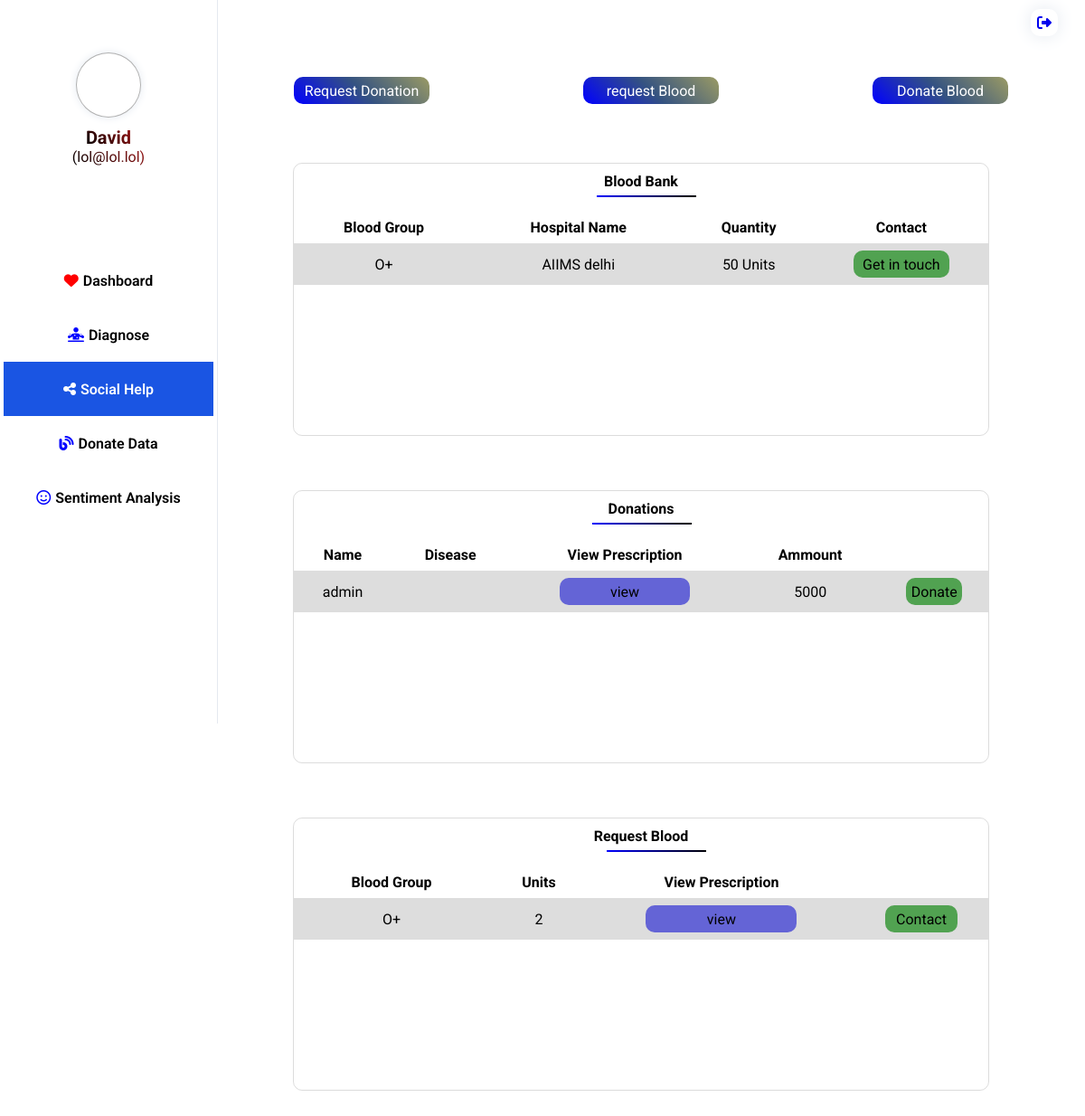
The app's page /social (signed in) with its own data.
### diagnose/models.py (models this page shows)
class blood_bank(models.Model):
    group = models.CharField(max_length=10)
    name = models.CharField(max_length=200)
    quantity = models.IntegerField()
    email = models.CharField(max_length=200)

class donations(models.Model):
    name = models.ForeignKey(User,on_delete=models.CASCADE)
    disease = models.CharField(max_length=200)
    ammount = models.CharField(max_length=200)
    prescription = models.ImageField()

class request_blood_public(models.Model):
    requester = models.ForeignKey(User,on_delete=models.CASCADE)
    group = models.CharField(max_length=10)
    units = models.IntegerField()
    pres = models.ImageField()

### diagnose/views.py (the view, shortened to what this page needs)
# urls.py: path('social',social_help),
@login_required
@login_required
def social_help(request):
    blood = blood_bank.objects.all()
    donation = donations.objects.all()
    brequest = request_blood_public.objects.all()
    context = {
        'blood':blood,
        'donation': donation,
        'brequest':brequest
    }
    return render(request, 'social-help.html',context=context)

### templates/social-help.html (shortened to what this page needs)
<!DOCTYPE html>
<html lang="en">
<head>
</head>
<body>
    <a href="/logout"><div class="logout"><p class="logout-text">Logout</p><i class="fas fa-sign-out-alt"></i></div></a>
    <div class="leftpannel">
        <div class="proilecont">
            <div class="profile_picture"></div>
            <h5 style="font-family: Roboto; font-size: 20px;" class="profilename" id="profilename">{{ user.first_name }}</h5>
            <h8 style="font-family: Roboto; font-size: 16px;" class="profilename">({{ user.email }})</h8>
        </div>
        <div class="navs">
            <ul class="nav">
                <li onclick="location.href='/';"><i class="fas fa-heart" style="color: red;"></i><p style="margin-right: 5px;"></p>  Dashboard</li>
                <li onclick="location.href='/diagnose';"><i class="fas fa-diagnoses" style="color: blue;"></i><p style="margin-right: 5px;"></p>Diagnose</li>
                <li class="active" onclick="location.href='/social';"><i class="fas fa-share-alt" style="color: white;"></i><p style="margin-right: 5px;"></p>Social Help</li>
                <li onclick="location.href='/donateData';"><i class="fas fa-blog" style="color: blue;"></i><p style="margin-right: 5px;"></p>Donate Data</li>
                <li onclick="location.href='/sentimentAnalysis';"><i class="fa-regular fa-face-smile" style="color: blue;"></i><p style="margin-right: 5px;"></p>Sentiment Analysis</li>
            </ul>
        </div>
    </div>
    <div class="container">
        <div class="donate">
            <div class="buttons" onclick="document.getElementById('overlay3').style.display='block'">Request Donation</div>
            <div class="buttons"  onclick="document.getElementById('overlay4').style.display='block'"> request Blood</div>
            <div class="buttons" onclick="document.getElementById('overlay5').style.display='block'"> Donate Blood</div>
        </div>
        <div class="post">
            <h4 class="title">Blood Bank</h4>
            <div class="availability">
                <table>
                    <tr>
                        <th>Blood Group</td>
                        <th>Hospital Name</td>
                        <th>Quantity</td>
                        <th>Contact</td>
                    </tr>
                    {% for i in blood %}
                    <tr>
                        <td> {{ i.group }}</td>
                        <td>{{ i.name }}</td>
                        <td>{{ i.quantity }} Units</td>
                        <td><div class="contact" onclick="contact('{{ i.id }}')"><p>Get in touch</p></div> </td>
                    </tr>
                    {% endfor %}
                </table>
            </div>
        </div>
        <div class="post">
            <h4 class="title">Donations</h4>
            <div class="availability">
                <table>
                    <tr>
                        <th>Name</td>
                        <th>Disease</td>
                        <th>View Prescription</td>
                        <th>Ammount</td>
                    </tr>
                    {% for i in donation %}
                    <tr>
                        <td>{{ i.name.username }}</td>
                        <td>{{ disease }}</td>
                        <td><div class="contact" onclick="viewprescription('donations/{{ i.prescription }}')"><p style="background-color: rgb(100, 100, 214);">view</p></div></td>
                        <td>{{ i.ammount }}</td>
                        <td><div class="contact" onclick=""><p>Donate</p></div> </td>
                    </tr>
                    {% endfor %}
                </table>
            </div>
        </div>
        <div class="post">
            <h4 class="title">Request Blood</h4>
            <div class="availability">
                <table>
                    <tr>
                        <th>Blood Group</td>
                        <th>Units</td>
                        <th>View Prescription</td>
                    </tr>
                    {% for i in brequest %}
                    <tr>
                        <td>{{ i.group }}</td>
                        <td>{{ i.units }}</td>
                        <td><div class="contact" onclick="viewprescription('req_blood/{{ i.pres }}')"><p style="background-color: rgb(100, 100, 214);">view</p></div></td>
                        <td><div class="contact" onclick=""><p>Contact</p></div> </td>
                    </tr>
                    {% endfor %}
                </table>
            </div>
        </div>
        <div class="footer"></div>
    </div>
</body>
</html>

### records on screen
blood_bank: group "O+", name "AIIMS delhi", quantity "50"
donations: name.username "admin", ammount "5000"
request_blood_public: group "O+", units "2"

### other values on screen
{{ user.email }} "lol@lol.lol"
